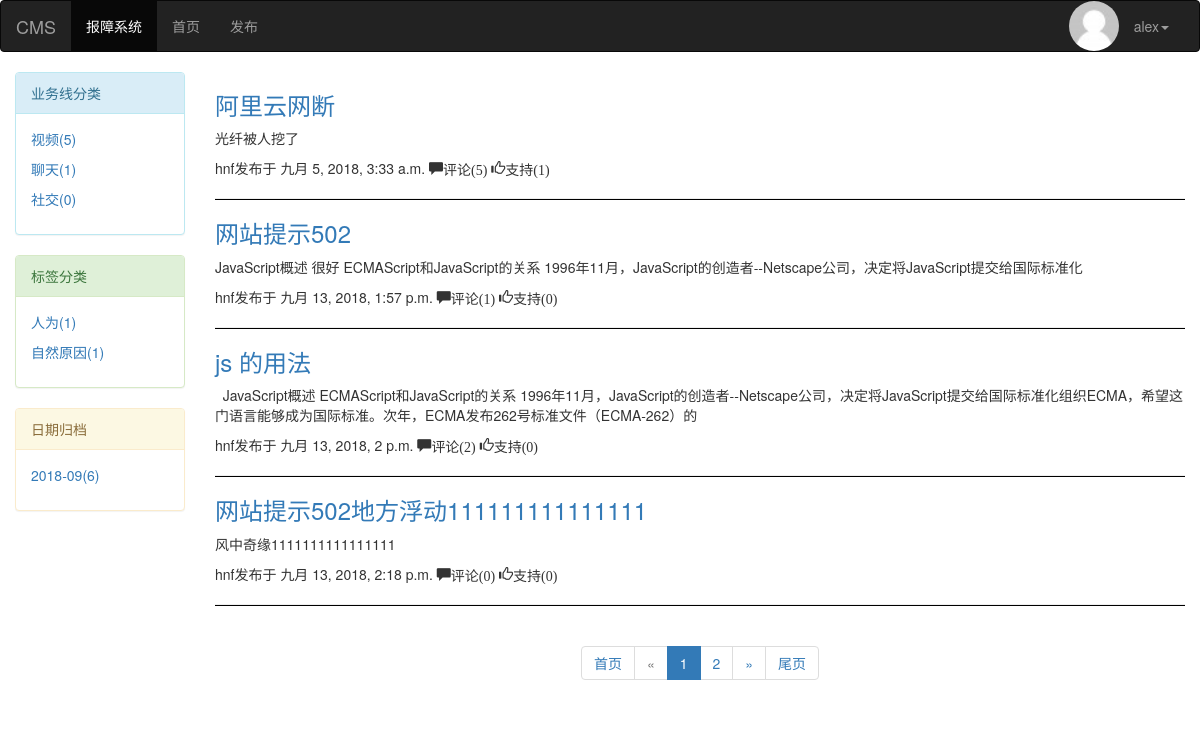
/fault-report/lob/视频/ (signed in), run on an earlier commit of the app's database.
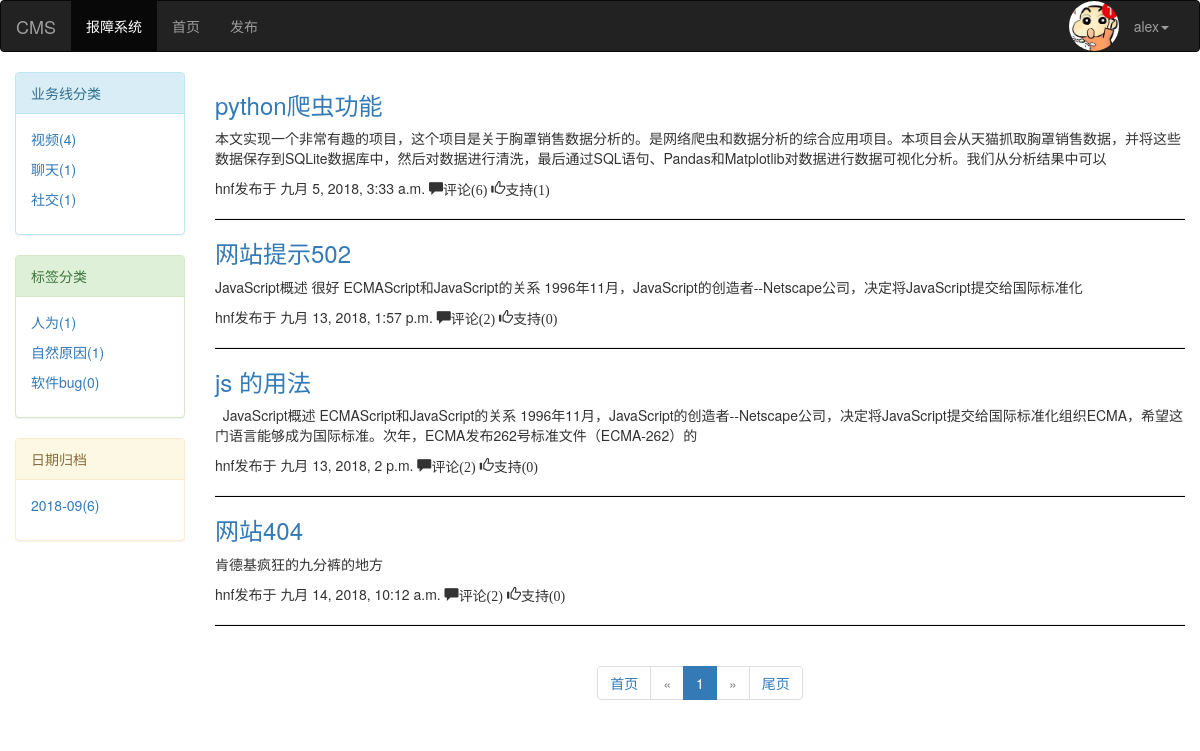
And on a later commit of the database.
### fault_reporting/models.py (models this page shows, shortened)
class UserInfo(AbstractUser):
    phone=models.CharField(max_length=11)
    avatar=models.FileField(upload_to="avatars/",default="avatars/default.png")

class FaultReport(models.Model):
    title = models.CharField(max_length=80, verbose_name="故障标题")
    desc = models.CharField(max_length=255, verbose_name="故障简介")
    create_time = models.DateTimeField(auto_now_add=True, verbose_name="发布时间")
    modify_time = models.DateTimeField(auto_now=True, verbose_name="最后修改时间")
    comment_count = models.IntegerField(default=0)
    up_count = models.IntegerField(default=0)
    down_count = models.IntegerField(default=0)
    lob = models.ForeignKey(to="LOB", null=True, verbose_name="所属业务线")
    user = models.ForeignKey(to="UserInfo", verbose_name="发布者")
    tags = models.ManyToManyField(
        to="Tag",
        through="Fault2Tag",  # 指定第三张关系表
        through_fields=("fault_report", "tag"),  # 通过哪些字段建立多对多关系
    )
    class Meta:
        verbose_name = "故障总结/故障报告"
        verbose_name_plural = verbose_name

### fault_reporting/views.py (the view, shortened to what this page needs)
# urls.py: url(r'(lob|tag|archive)/(.*)/$', views.index),  # index(request, "lob", "游戏")
def index(request, *args):
    report_list = models.FaultReport.objects.all()
    total_count = report_list.count()  # 总数量
    current_page = request.GET.get("page")  # 当前页
    page_obj = mypage.MyPage(current_page, total_count, url_prefix="index")
    page_html = page_obj.page_html()  # 显示页码的代码
    range = report_list[page_obj.start:page_obj.end]
    if args and len(args) == 2:
        if args[0] == "lob":
            report_list = report_list.filter(lob__title=args[1])  # args[1]指的是视频等业务
            total_count = report_list.count()  # 总数量
            current_page = request.GET.get("page")  # 当前页
            page_obj = mypage.MyPage(current_page, total_count, url_prefix="fault-report/lob/args[1]")
            page_html = page_obj.page_html()  # 显示页码的代码
            try:
                range = report_list[page_obj.start:page_obj.end]
            except Exception:
                return HttpResponse("此选项没有内容")
    lob_list = models.LOB.objects.all().annotate(num=Count("faultreport")).values("title", "num")
    tag_list = models.Tag.objects.all().annotate(num=Count("faultreport")).values("title", "num")
    archive_list = models.FaultReport.objects.all().extra(
        select={"ym": "strftime('%%Y-%%m', create_time)"}
    ).values("ym").annotate(num=Count("id")).values("ym", "num")
    return render(request, "index.html", {"report_list": range, "page_html": page_html, "lob_list": lob_list,
                                          "tag_list": tag_list, "archive_list": archive_list})

### fault_reporting/mypage.py (called while the page is built)
    @property
    def start(self):
        return (self.current_page - 1) * self.per_page

    @property
    def end(self):
        return self.current_page * self.per_page

### templates/index.html (shortened to what this page needs)
{% extends "base.html" %}
{% block page-left %}
     <div class="panel panel-info">
                <div class="panel-heading">业务线分类</div>
                <div class="panel-body">
                    {% for lob in lob_list %}
                        <p><a href="/fault-report/lob/{{ lob.title }}/">{{ lob.title }}({{ lob.num }})</a></p>
                    {% endfor %}
                </div>
            </div>
            <div class="panel panel-success">
                <div class="panel-heading">标签分类</div>
                <div class="panel-body">
                    {% for tag in tag_list %}
                        <p><a href="/fault-report/tag/{{ tag.title }}/">{{ tag.title }}({{ tag.num }})</a></p>
                    {% endfor %}
                </div>
            </div>
            <div class="panel panel-warning">
                <div class="panel-heading">日期归档</div>
                <div class="panel-body">
                    {% for archive in archive_list %}
                        <p><a href="/fault-report/archive/{{ archive.ym }}/">{{ archive.ym }}({{ archive.num }})</a></p>
                    {% endfor %}
                </div>
            </div>
{% endblock %}
{% block page-right %}
     <div class="report-list">
                {% for report in report_list %}
                    <div class="report">
                        <div class="report-title">
                            <h3><a href="/fault-report/report/{{ report.id }}">{{ report.title }}</a></h3>
                        </div>
                        <div class="report-desc">
                            <p>{{ report.desc }}</p>
                        </div>
                        <div class="report-info">
                            <span>{{ report.user.username }}发布于</span>
                            <span>{{ report.create_time }}</span>
                            <span class="glyphicon glyphicon-comment" aria-hidden="true">评论({{ report.comment_count }})</span>
                            <span class="glyphicon glyphicon-thumbs-up" aria-hidden="true">支持({{ report.up_count }})</span>
                            <hr style="height: 1px;background-color: black; ">
                        </div>
                    </div>
                {% endfor %}
    {{ page_html|safe }}
     </div>
{% endblock %}

### templates/base.html (shortened to what this page needs)
<!DOCTYPE html>
<html lang="en">
<head>
    <link rel="stylesheet" href="/static/plugins/bootstrap-3.3.7/css/bootstrap.min.css">
</head>
<body>
<nav class="navbar navbar-inverse">
    <div class="container-fluid">
        <div class="navbar-header">
            <a class="navbar-brand" href="#">CMS</a>
        </div>
        <div class="collapse navbar-collapse" id="bs-example-navbar-collapse-1">
            <ul class="nav navbar-nav">
                <li class="active"><a href="#">报障系统</a></li>
                <li><a href="/index/">首页</a></li>
                <li><a href="/fault-report/add-report/">发布</a></li>
            </ul>
            <ul class="nav navbar-nav navbar-right">
                {% if request.user.username %}
                    <li><img style="height: 50px;width: 50px;border-radius: 50%" src="/media/{{ request.user.avatar }}">
                    </li>
                    <li class="dropdown">
                        <a href="#" class="dropdown-toggle" data-toggle="dropdown" role="button" aria-haspopup="true"
                           aria-expanded="false">{{ request.user.username }}<span class="caret"></span></a>
                    </li>
                {% else %}
                    <li><a href="/login/">登录</a></li>
                    <li><a href="/register/">注册</a></li>
                {% endif %}
            </ul>
        </div>
    </div>
</nav>
<div class="container-fluid">
    <div class="row">
        <div class="col-md-2">
           {% block page-left %}
            {% endblock %}
        </div>
        <div class="col-md-10">
            {% block page-right %}
            {% endblock %}
        </div>
    </div>
</div>
</body>
</html>

What changed in the data, as far as the page shows it:
removed FaultReport: title "网站提示502地方浮动111111111111111", desc "风中奇缘1111111111111111", user.username "hnf", create_time "九月 13, 2018, 2:18 p.m.", comment_count "0", up_count "0"
changed UserInfo "alex": user.avatar: picture added in place of a placeholder
changed FaultReport: title "阿里云网断" → "python爬虫功能"; desc "光纤被人挖了" → "本文实现一个非常有趣的项目，这个项目是关于胸罩销售数据分析的。是网络爬虫和数据分析的综合应用项目。本项目会从天猫抓取胸罩销售数据，并将这些数据保存到SQLite数据库中，然后对数据进行清洗，最后通过SQL语句、Pandas和Matplotlib对数据进行数据可视化分析。我们从分析结果中可以"; comment_count "5" → "6"
changed FaultReport "网站提示502": comment_count "1" → "2"
now on this page (row unchanged): FaultReport: title "网站404", desc "肯德基疯狂的九分裤的地方", user.username "hnf", create_time "九月 14, 2018, 10:12 a.m.", comment_count "2", up_count "0"
Also different on the page:
{{ page_html|safe }}: "首页 « 1 2 » 尾页" → "首页 « 1 » 尾页"
new list line: "视频 ( 4 )"
new list line: "社交 ( 1 )"
new list line: "软件bug ( 0 )"
list line gone: "视频 ( 5 )"
list line gone: "社交 ( 0 )"
